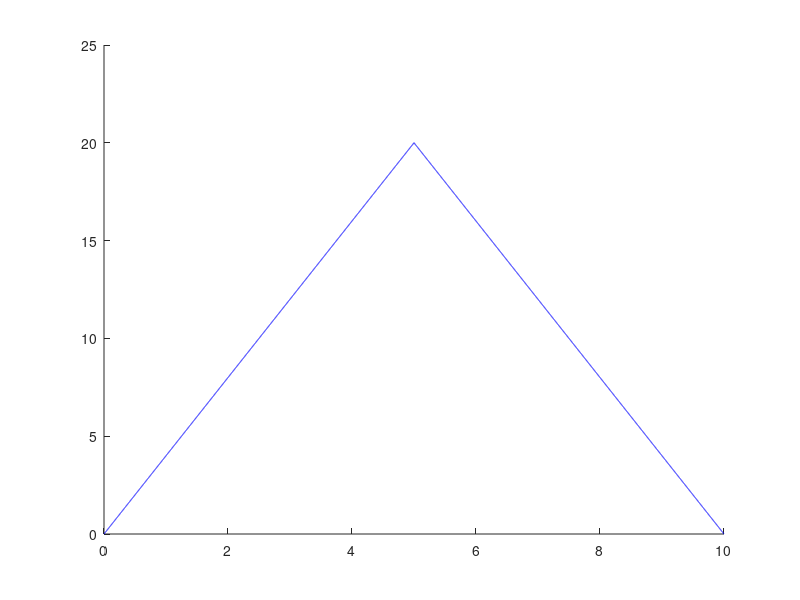

Write the MATLAB code that produced this figure. (Note: this script raises an error after producing the figure.)
% ON if Uout > Ulim
% OFF if Uout > Ulim && time from ON > to

clc
clear

R1 = 100e3;
R2 = 10e3;
C = 10e-6;

tstep = 0.001;
start = 0;
stop = 10-tstep;
t = (start:tstep:stop);
Nt = -(start-stop)/tstep+1;

Ulim = 8;
%Наклон треугольного импульса
k = 4;
to = 300;

%Счётчики циклов
first = 0;
second = 0;

Time_limit = 0.2;

%Кривое создание треугольного импульса
Uin = t(1 : Nt/2)*k;
Uin(Nt/2 : Nt) = t(Nt/2 : Nt)*(-k) + 40;
Uout = zeros(1,Nt);


circ_num_out  =[]; 
circuit_num = 1;   % Номер схемы

local_time = 0;

for i = 1 : Nt-1
    time = t(i)

    switch circuit_num
        case 1
            Uout(i+1) = tstep/(R1*C) * (Uin(i) - Uout(i)) + Uout(i);

        case 2
            Uout(i+1) = tstep/(R1*C) * (Uin(i) - Uout(i)) - tstep/(R2*C)*Uout(i) + ...
                + Uout(i);
    end

    if Uout(i) > Ulim
        local_time = time;
        circuit_num = 2;
    else
        if time - local_time > Time_limit
            circuit_num = 1;
        end
    end

    circ_num_out(i) = circuit_num;
end

circ_num_out(end+1) = circ_num_out(end);

figure
hold on
plot(t,Uin, 'b')
yline (Ulim)
plot(t, Uout, 'r');
plot(t, circ_num_out, 'k');






















